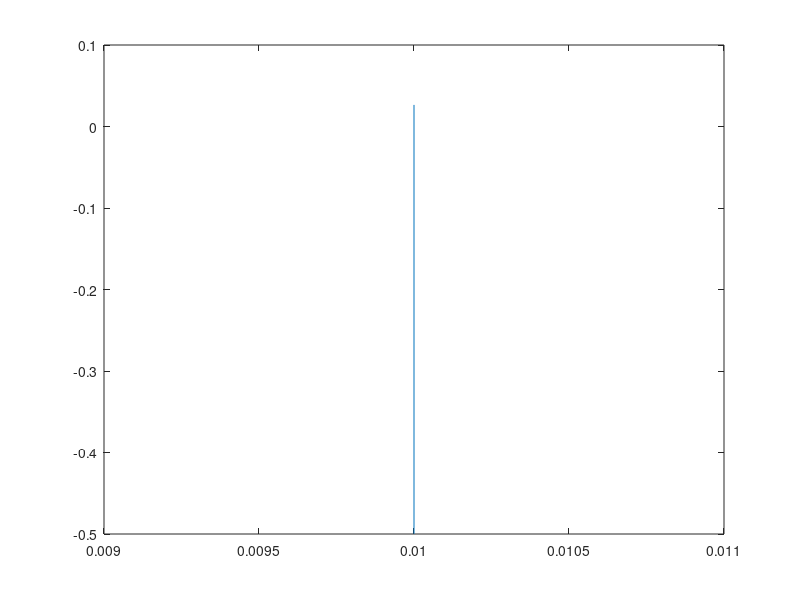

The MATLAB script that drew this image:
clc
clear
Ts = 0:0.033:10; 
v = 0.5; 
w = 1; 
R = v/w ;

% Initial Position has certain error

q0 = [0.01 -0.4998 -0.007] ; % Assume q0 with some error

disp("Initial position q0 :");
disp(q0);
x = q0(:,1);
y = q0(:,2);
phi = q0(:,3);
x2 = ((R*cos(w*Ts)*sin(phi)) + (R*cos(phi)*sin(w*Ts)) + x - (R*sin(phi)));
y2 = ((R*sin(w*Ts)*sin(phi)) - (R*cos(phi)*cos(w*Ts)) + y + (R*cos(phi)));
phi2 = ( phi + (w*Ts) );

q1 = [x2 y2 phi2]; %final position
disp("Final position q1 :");
disp(q1);
x = [q0(:,1) q1(:,1)];
y = [q0(:,2) q1(:,2)];
grid on;
plot(x,y);
